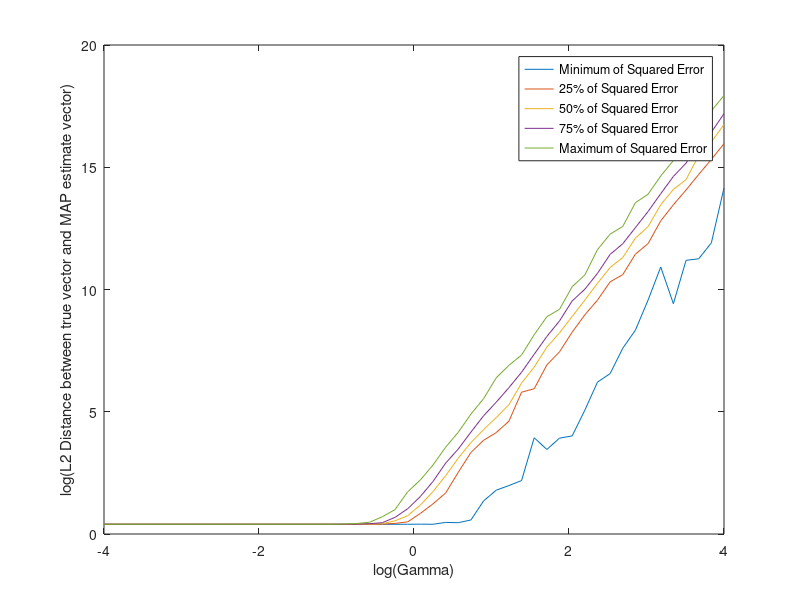

This figure's MATLAB source:
clear all
close all
%{ 
Create true wt. choose roots between [-1 1] and let a=1
then b=r1+r2+r3, c=r1*r2+r1*r3+r2*r3 and d= r1*r2*r3
%}
r1 = -1; r2 = 0.5; r3 = 1;
w_true = [1 r1+r2+r3 r1*r2+r1*r3+r2*r3 r1*r2*r3]';
sigma_noise=1;
%v=mvnrnd(0,sigma_noise);
N=10;
I= eye(4,4);
gn=50;
gama=logspace(-4,4,gn);
for m=1:gn
    for p=1:100
        v=mvnrnd(0,sigma_noise,N);
        for i=1:N
            a=1;
            b=-1;
            x(i,:)=(a-b).*rand(1,1)+b; %generate x from a uniform distribution
        end
        y=polyval(w_true,x)+v;
        D(:,1)=x;
        D(:,2)=y;
        f=inv(x'*x+(sigma_noise^(2))*inv(gama(m)^2)*I);
        g=D(:,1)'*D(:,2);
        wmap=diag(f.*g); % all nondiagonal elements will be same
        L(m,p) = norm(w_true - wmap)^2; %squared error values
        
         
    end
end
L=L';
L=sort(L);
Lmin=L(1,:);
L25=L(25,:);
L50=L(50,:);
L75=L(75,:);
Lmax=L(100,:);

axis equal
plot(log10(gama),log10(L(1,:)))
hold on
plot(log10(gama),log10(L(25,:)))
hold on
plot(log10(gama),log10(L(50,:)))
hold on
plot(log10(gama),log10(L(75,:)))
hold on
plot(log10(gama),log10(L(100,:)))
hold on
xlabel('log(Gamma)') 
ylabel('log(L2 Distance between true vector and MAP estimate vector)')
legend("Minimum of Squared Error","25% of Squared Error","50% of Squared Error","75% of Squared Error","Maximum of Squared Error");
    